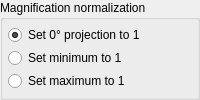
            <widget class="QGroupBox" name="groupBox">
             <property name="title">
              <string>Magnification normalization</string>
             </property>
             <layout class="QVBoxLayout" name="verticalLayout_10">
              <property name="spacing">
               <number>3</number>
              </property>
              <property name="leftMargin">
               <number>5</number>
              </property>
              <property name="topMargin">
               <number>5</number>
              </property>
              <property name="rightMargin">
               <number>5</number>
              </property>
              <property name="bottomMargin">
               <number>5</number>
              </property>
              <item>
               <widget class="QRadioButton" name="rb_NormZeroTilt">
                <property name="text">
                 <string>Set 0° projection to 1</string>
                </property>
                <property name="checked">
                 <bool>true</bool>
                </property>
               </widget>
              </item>
              <item>
               <widget class="QRadioButton" name="rb_NormMinimum">
                <property name="text">
                 <string>Set minimum to 1</string>
                </property>
               </widget>
              </item>
              <item>
               <widget class="QRadioButton" name="rb_NormMax">
                <property name="text">
                 <string>Set maximum to 1</string>
                </property>
               </widget>
              </item>
             </layout>
            </widget>
